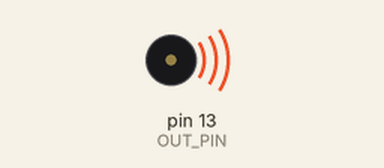
Recording of a sketch running on a simulated Arduino Uno, built with avr-gcc and run on an emulated ATmega328P. On the bench: buzzer (waves = sounding).

Above: at 0.1 s.
At 6.9 s:
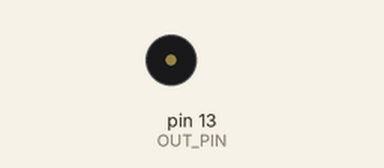
Timing chart, 0 to 8.4 s (numbered marks = the images above):
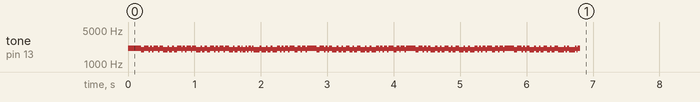

The sketch:

rtty-arduino-beacon-audio.ino
```cpp
/*
Basic RTTY Arduino audio Beacon

See README in https://github.com/lu1aat/rtty-arduino-beacon-audio for instructions.

TL;DR:

- Connect OUT_PIN to speaker "+" and speaker "-" to GND, should output RTTY audio.
- Change MESSAGE for the beacon message and SLEEP_SEC for beacon internal

*/
#define MARK 1
#define SPACE 0

// Settings
const int OUT_PIN = 13;
const int SLEEP_SEC = 60;
char MESSAGE[] = "CQ CQ CQ DE N0CALL N0CALL N0CALL";
// char MESSAGE[] = "CQ CQ CQ DE ABCDEFGHIJKLMNOPQRSTUVWXYZ 0123456789";

//
// TONES, mark and space
//
const int markFreqHz = 2125;
const int shiftFreqHz = 170;
const int spaceFreqHz = markFreqHz - shiftFreqHz;
const int toneDurationMs = 22;

// Send mark/space tones to a pin
void toneSwitch(bool mark) {
  if (mark) {
    tone(OUT_PIN, markFreqHz);
  } else {
    tone(OUT_PIN, spaceFreqHz);
  }
}

//
// ASCII + custom to Baudot symbols
//
// 0-9 group is ASCII 48-57 located fom 25 to 35
// A-Z group is ASCII 65-90 located from 0 to 25
int symbolTable[][5] = {
  {1, 1, 0, 0, 0},           // 0  A
  {1, 0, 0, 1, 1},           // 1  B
  {0, 1, 1, 1, 0},          // 2  C
  {1, 0, 0, 1, 0},          // 3  D
  {1, 0, 0, 0, 0},              // 4  E
  {1, 0, 1, 1, 0},           // 5  F
  {0, 1, 0, 1, 1},           // 6  G
  {0, 0, 1, 0, 1},           // 7  H
  {0, 1, 1, 0, 0},           // 8  I
  {1, 1, 0, 1, 0},           // 9  J
  {1, 1, 1, 1, 0},           // 10 K
  {0, 1, 0, 0, 1},          // 11 L
  {0, 0, 1, 1, 1},           // 12 M
  {0, 0, 1, 1, 0},           // 13 N
  {0, 0, 0, 1, 1},           // 14 O
  {0, 1, 1, 0, 1},           // 15 P
  {1, 1, 1, 0, 1},          // 16 Q
  {0, 1, 0, 1, 0},           // 17 R
  {1, 0, 1, 0, 0},           // 18 S
  {0, 0, 0, 0, 1},           // 19 T
  {1, 1, 1, 0, 0},          // 20 U
  {0, 1, 1, 1, 1},            // 21 V
  {1, 1, 0, 0, 1},            // 22 W
  {1, 0, 1, 1, 1},            // 23 X
  {1, 0, 1, 0, 1},            // 24 Y
  {1, 0, 0, 0, 1},            // 25 Z
  {0, 1, 1, 0, 1},   // 26 0
  {1, 1, 1, 0, 1},   // 27 1
  {1, 1, 0, 0, 1},   // 28 2
  {1, 0, 0, 0, 0},   // 29 3
  {0, 1, 0, 1, 0},   // 30 4
  {0, 0, 0, 0, 1},   // 31 5
  {1, 0, 1, 0, 1},   // 32 6
  {1, 1, 1, 0, 0},   // 33 7
  {0, 1, 1, 0, 0},   // 34 8
  {0, 0, 0, 1, 1},   // 35 9
  {0, 0, 1, 0, 0},   // 36 SPACE
  {0, 0, 0, 1, 0},   // 37 CR
  {0, 1, 0, 0, 0},   // 38 LF
  {1, 1, 0, 1, 1},   // 39 NUMBERS
  {1, 1, 1, 1, 1}    // 40 LETTERS
};

void rttyTxBits(int bits[]) {
  // Start bit
  rttyStartBit();

  // 5 data bits
  for(byte i = 0; i < 5; i++) {
    int symbol = 0;
    symbol = bits[i];

    toneSwitch(symbol);
    delay(toneDurationMs);
  }

  // Stop bit
  rttyStopBit();
}

// Switch RTTY mode from numbers to letters, true for letters
void rttyMode(bool letters) {
  if(letters) {
    rttyTxBits(symbolTable[40]);
  } else {
    rttyTxBits(symbolTable[39]);
  }
}

void rttyStartBit() {
  // Start bit
  toneSwitch(SPACE);
  delay(toneDurationMs);
}

void rttyStopBit() {
  // Stop bit
  toneSwitch(MARK);
  delay(toneDurationMs * 1.5);
}

void rttyTx(char message[]) {
  // Set MARK for 200ms
  toneSwitch(MARK);
  delay(200);

  // Letters of numbers mode and previous mode, letters by default
  bool numbersMode = false;
  bool numbersModePrev = false;

  // Iter over message characters
  for(byte i = 0; i < strlen(message); i++) {
    // Calculate charcter position in symbol table
    int symbolIndex = 0;
    int symbolShift = 65;

    // Numbers shift
    if (message[i] < 58 && message[i] != 32) {
        numbersMode = true;
        symbolShift = 22;
        if(!numbersModePrev) {
          rttyMode(0);
        }
    } else {
        // Letters
        numbersMode = false;
        if(numbersModePrev) {
          rttyMode(1);
        }
    }
    numbersModePrev = numbersMode;

    symbolIndex = message[i] - symbolShift;

    // Check for SPACE, DEC 32 in ASCII force to "SPACE" symbol
    if(message[i] == 32) {
      symbolIndex = 36;
    }

    // TX Character
    rttyTxBits(symbolTable[symbolIndex]);
  }

  // End of message
  rttyTxBits(symbolTable[37]); // CR
  rttyTxBits(symbolTable[37]); // LF
  noTone(OUT_PIN);
}

//
// Setup
//
void setup() {
  // Set output PIN as OUTPUT
  pinMode(OUT_PIN, OUTPUT);
}


//
// Loop
//
void loop() {
  // TX
  rttyTx(MESSAGE);

  // Sleep
  delay(SLEEP_SEC * 1000UL);
}
```

Measured:
- by itself, tone on pin 13 (OUT_PIN): plays 2125 Hz for 0.20 s, 1955 Hz for 0.04 s, 2125 Hz for 0.07 s, 1955 Hz for 0.02 s, 2125 Hz for 0.03 s, 1955 Hz for 0.02 s … (157 notes in this stretch)
